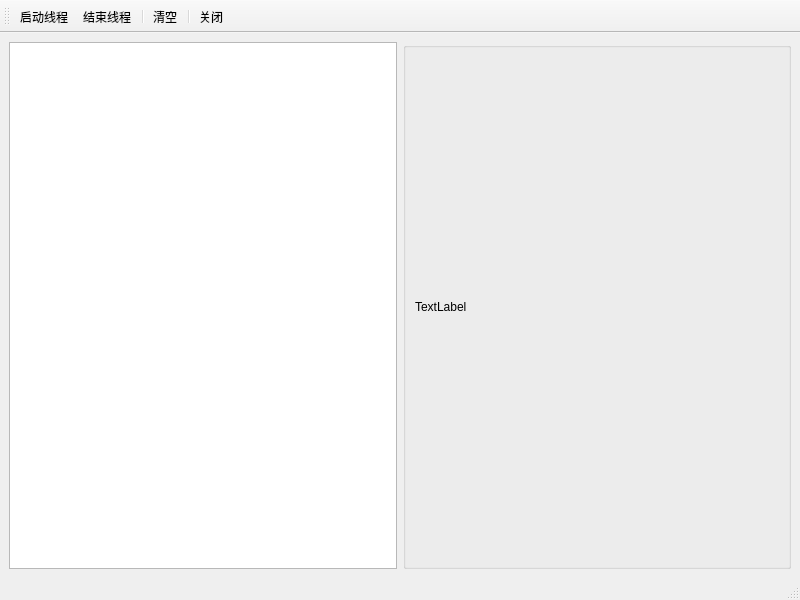
<?xml version="1.0" encoding="UTF-8"?>
<ui version="4.0">
 <class>MainWindow</class>
 <widget class="QMainWindow" name="MainWindow">
  <property name="geometry">
   <rect>
    <x>0</x>
    <y>0</y>
    <width>800</width>
    <height>600</height>
   </rect>
  </property>
  <property name="windowTitle">
   <string>MainWindow</string>
  </property>
  <widget class="QWidget" name="centralwidget">
   <layout class="QHBoxLayout" name="horizontalLayout_2">
    <item>
     <layout class="QHBoxLayout" name="horizontalLayout" stretch="1,1">
      <item>
       <widget class="QPlainTextEdit" name="plainTextEdit"/>
      </item>
      <item>
       <widget class="QGroupBox" name="groupBox">
        <property name="title">
         <string/>
        </property>
        <layout class="QVBoxLayout" name="verticalLayout">
         <item>
          <widget class="QLabel" name="label">
           <property name="text">
            <string>TextLabel</string>
           </property>
          </widget>
         </item>
        </layout>
       </widget>
      </item>
     </layout>
    </item>
   </layout>
  </widget>
  <widget class="QMenuBar" name="menubar">
   <property name="geometry">
    <rect>
     <x>0</x>
     <y>0</y>
     <width>800</width>
     <height>25</height>
    </rect>
   </property>
  </widget>
  <widget class="QStatusBar" name="statusbar"/>
  <widget class="QToolBar" name="toolBar">
   <property name="windowTitle">
    <string>toolBar</string>
   </property>
   <attribute name="toolBarArea">
    <enum>TopToolBarArea</enum>
   </attribute>
   <attribute name="toolBarBreak">
    <bool>false</bool>
   </attribute>
   <addaction name="action_startThread"/>
   <addaction name="action_stopThread"/>
   <addaction name="separator"/>
   <addaction name="action_clearText"/>
   <addaction name="separator"/>
   <addaction name="action_close"/>
  </widget>
  <action name="action_startThread">
   <property name="text">
    <string>启动线程</string>
   </property>
   <property name="toolTip">
    <string>启动线程</string>
   </property>
   <property name="menuRole">
    <enum>QAction::NoRole</enum>
   </property>
  </action>
  <action name="action_start">
   <property name="text">
    <string>开始</string>
   </property>
   <property name="toolTip">
    <string>开始运行</string>
   </property>
   <property name="menuRole">
    <enum>QAction::NoRole</enum>
   </property>
  </action>
  <action name="action_pause">
   <property name="text">
    <string>暂停</string>
   </property>
   <property name="toolTip">
    <string>暂停运行</string>
   </property>
   <property name="menuRole">
    <enum>QAction::NoRole</enum>
   </property>
  </action>
  <action name="action_stopThread">
   <property name="text">
    <string>结束线程</string>
   </property>
   <property name="toolTip">
    <string>结束线程</string>
   </property>
   <property name="menuRole">
    <enum>QAction::NoRole</enum>
   </property>
  </action>
  <action name="action_clearText">
   <property name="text">
    <string>清空</string>
   </property>
   <property name="toolTip">
    <string>清空文本</string>
   </property>
   <property name="menuRole">
    <enum>QAction::NoRole</enum>
   </property>
  </action>
  <action name="action_close">
   <property name="text">
    <string>关闭</string>
   </property>
   <property name="toolTip">
    <string>关闭窗口</string>
   </property>
   <property name="menuRole">
    <enum>QAction::NoRole</enum>
   </property>
  </action>
 </widget>
 <resources/>
 <connections>
  <connection>
   <sender>action_close</sender>
   <signal>triggered()</signal>
   <receiver>MainWindow</receiver>
   <slot>close()</slot>
   <hints>
    <hint type="sourcelabel">
     <x>-1</x>
     <y>-1</y>
    </hint>
    <hint type="destinationlabel">
     <x>399</x>
     <y>299</y>
    </hint>
   </hints>
  </connection>
 </connections>
</ui>
